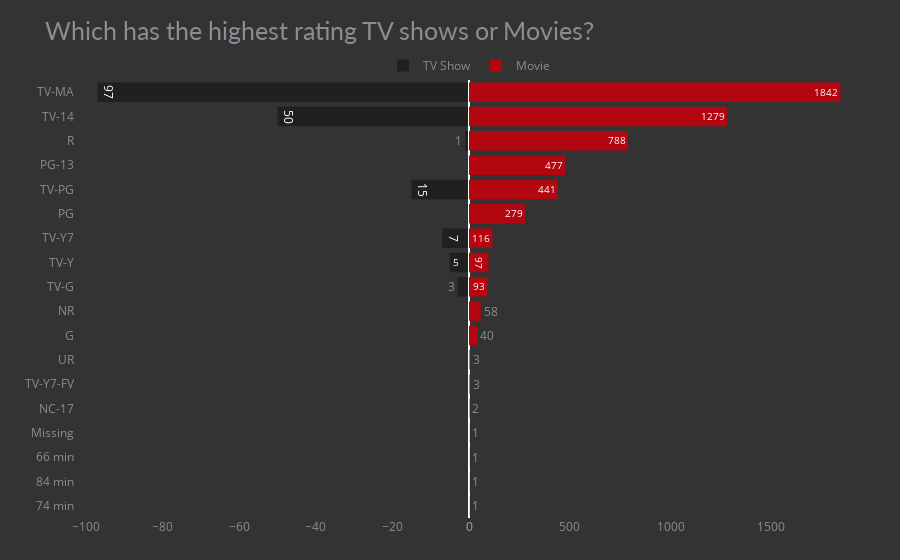

Notebook code for this chart:
### Code cell
fig = make_subplots(rows=1, cols=2, specs=[[{}, {}]], shared_yaxes=True, horizontal_spacing=0)
# bar plot for tv shows
fig.append_trace(go.Bar(x=df_tv_show.rating, y=df_tv_show.tv_show, orientation='h', showlegend=True, 
                        text=df_tv_show.rating_final, name='TV Show', marker_color='#221f1f'), 1, 1)
# bar plot for movies
fig.append_trace(go.Bar(x=df_movie.rating, y=df_movie.movie, orientation='h', showlegend=True, text=df_movie.rating,
                        name='Movie', marker_color='#b20710'), 1, 2)
fig.update_xaxes(showgrid=False)
fig.update_yaxes(showgrid=False, categoryorder='total ascending', ticksuffix=' ', showline=False)
fig.update_traces(hovertemplate=None, marker=dict(line=dict(width=0)))
fig.update_layout(title='Which has the highest rating TV shows or Movies?',
                  margin=dict(t=80, b=0, l=70, r=40),
                  hovermode="y unified", 
                  xaxis_title=' ', yaxis_title=" ",
                  plot_bgcolor='#333', paper_bgcolor='#333',
                  title_font=dict(size=25, color='#8a8d93', family="Lato, sans-serif"),
                  font=dict(color='#8a8d93'),
                  legend=dict(orientation="h", yanchor="bottom", y=1, xanchor="center", x=0.5),
                  hoverlabel=dict(bgcolor="black", font_size=13, font_family="Lato, sans-serif"))

### Figure 1 — Plotly figure (JSON) as saved in the notebook; plotly's stock layout.template omitted (floating-point values rounded to 4 significant figures)
{"data": [{"marker": {"color": "#221f1f", "line": {"width": 0}}, "name": "TV Show", "orientation": "h", "showlegend": true, "text": [97, 50, 15, 7, 5, 3, 1], "type": "bar", "x": [-97, -50, -15, -7, -5, -3, -1], "xaxis": "x", "y": ["TV-MA", "TV-14", "TV-PG", "TV-Y7", "TV-Y", "TV-G", "R"], "yaxis": "y"}, {"marker": {"color": "#b20710", "line": {"width": 0}}, "name": "Movie", "orientation": "h", "showlegend": true, "text": [1842, 1279, 788, 477, 441, 279, 116, 97, 93, 58, 40, 3, 3, 2, 1, 1, 1, 1], "type": "bar", "x": [1842, 1279, 788, 477, 441, 279, 116, 97, 93, 58, 40, 3, 3, 2, 1, 1, 1, 1], "xaxis": "x2", "y": ["TV-MA", "TV-14", "R", "PG-13", "TV-PG", "PG", "TV-Y7", "TV-Y", "TV-G", "NR", "G", "TV-Y7-FV", "UR", "NC-17", "74 min", "84 min", "66 min", "Missing"], "yaxis": "y2"}], "layout": {"font": {"color": "#8a8d93"}, "hoverlabel": {"bgcolor": "black", "font": {"family": "Lato, sans-serif", "size": 13}}, "hovermode": "y unified", "legend": {"orientation": "h", "x": 0.5, "xanchor": "center", "y": 1, "yanchor": "bottom"}, "margin": {"b": 0, "l": 70, "r": 40, "t": 80}, "paper_bgcolor": "#333", "plot_bgcolor": "#333", "title": {"font": {"color": "#8a8d93", "family": "Lato, sans-serif", "size": 25}, "text": "Which has the highest rating TV shows or Movies?"}, "xaxis": {"anchor": "y", "domain": [0, 0.5], "showgrid": false, "title": {"text": " "}}, "xaxis2": {"anchor": "y2", "domain": [0.5, 1], "showgrid": false}, "yaxis": {"anchor": "x", "categoryorder": "total ascending", "domain": [0, 1], "showgrid": false, "showline": false, "ticksuffix": " ", "title": {"text": " "}}, "yaxis2": {"anchor": "x2", "categoryorder": "total ascending", "domain": [0, 1], "matches": "y", "showgrid": false, "showline": false, "showticklabels": false, "ticksuffix": " "}}}
